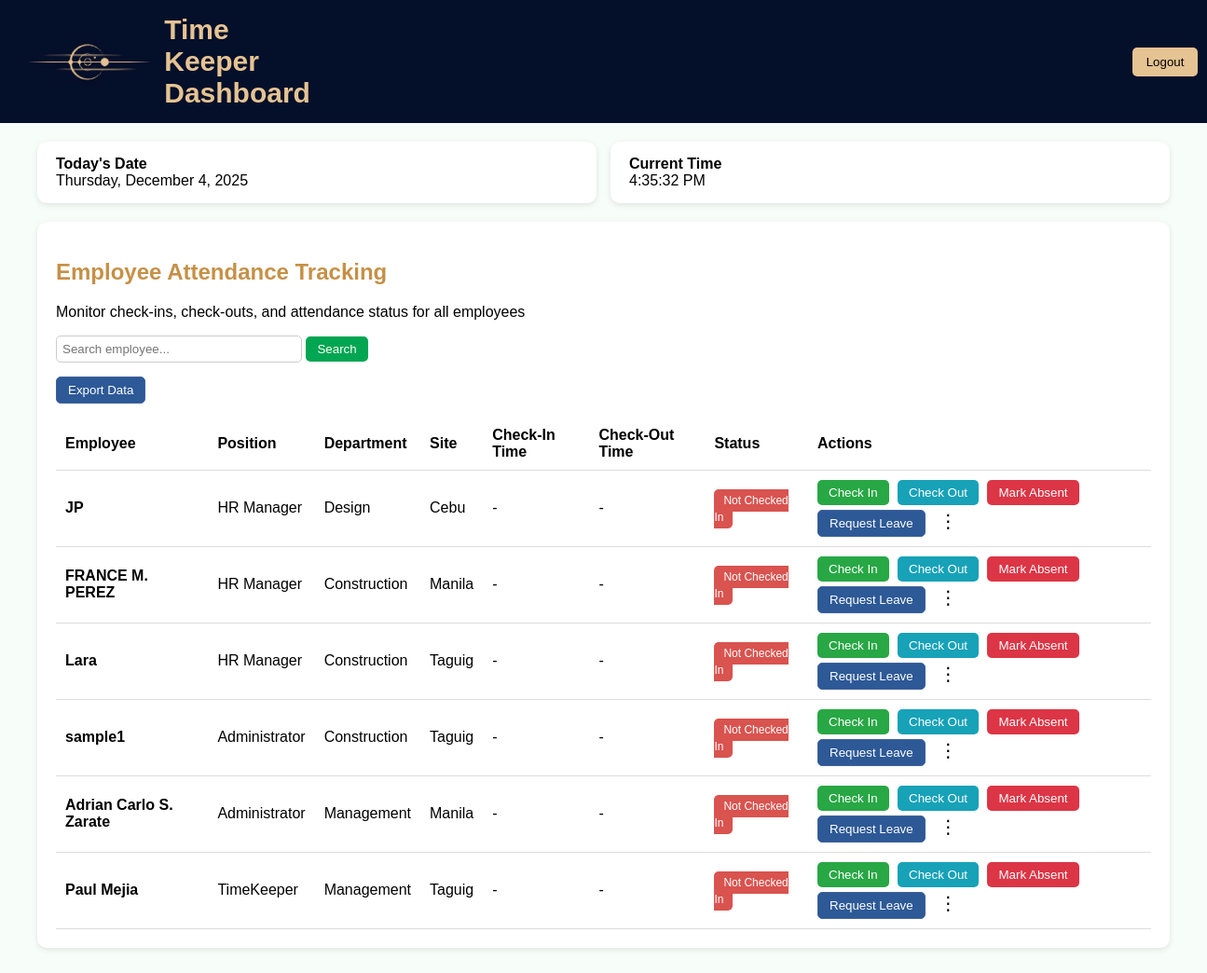
The app's page /Php/timekeeper.php with its own data.
### tables this page shows
CREATE TABLE `employees` (
  `id` int(11) NOT NULL,
  `name` varchar(100) NOT NULL,
  `position` varchar(100) NOT NULL,
  `department` varchar(50) NOT NULL,
  `site` varchar(50) NOT NULL,
  `salary` decimal(10,2) NOT NULL DEFAULT 0.00,
  `status` varchar(20) NOT NULL DEFAULT 'Active',
  `hire_date` date NOT NULL DEFAULT '2000-01-01'
);

### Php/timekeeper.php (the view, shortened to what this page needs)
<?php
$servername = "localhost";
$username   = "root";
$password   = "";
$dbname     = "rocelenrj_db";
$conn = new mysqli($servername, $username, $password, $dbname);
$today = date("Y-m-d");
$search = "";
$sql = "SELECT e.id, e.name, e.position, e.department, e.site,
               IFNULL(a.checkin_time, '-') AS checkin_time,
               IFNULL(a.checkout_time, '-') AS checkout_time,
               IFNULL(a.status, 'Not Checked In') AS status
        FROM employees e
        LEFT JOIN attendance a ON e.id=a.employee_id AND a.date='$today'";
$employees = $conn->query($sql);
?>
<!DOCTYPE html>
<html lang="en">
<head>
</head>
<body>
<header>
  <div class="LOGO">
  <img src="../Capstone pics/LOGO3.jpg" alt="Company Logo">
<h1>Time Keeper Dashboard </h1>
<div class="buttons">
<form method="post"><button name="action" value="logout">Logout</button></form>
</div>
</header>
<div class="container">
  <div class="top-boxes">
    <div class="top-box">
      <strong>Today's Date</strong><br>
      <span id="liveDate"></span>
    </div>
    <div class="top-box">
      <strong>Current Time</strong><br>
      <span id="liveClock"></span>
    </div>
  </div>
  <div class="card">
    <h2>Employee Attendance Tracking</h2>
    <p>Monitor check-ins, check-outs, and attendance status for all employees</p>
    <form method="get" class="search-bar">
      <input type="text" name="search" placeholder="Search employee..." value="<?= htmlspecialchars($search) ?>">
      <button type="submit">Search</button>
    </form>
    <button class="btn btn-outline" onclick="exportEmployeesPDF()">Export Data</button>
    <table>
      <thead>
        <tr>
          <th>Employee</th>
          <th>Position</th>
          <th>Department</th>
          <th>Site</th>
          <th>Check-In Time</th>
          <th>Check-Out Time</th>
          <th>Status</th>
          <th>Actions</th>
        </tr>
      </thead>
      <tbody>
      <?php while($emp = $employees->fetch_assoc()): ?>
        <tr>
          <td><strong><?= $emp['name'] ?></strong></td>
          <td><?= $emp['position'] ?></td>
          <td><?= $emp['department'] ?></td>
          <td><?= $emp['site'] ?></td>
          <td><?= $emp['checkin_time'] ?></td>
          <td><?= $emp['checkout_time'] ?></td>
          <td>
            <span class="status
              <?= $emp['status']=="Not Checked In"?'not-checked':'' ?>
              <?= $emp['status']=="Present"?'checked-in':'' ?>
              <?= $emp['status']=="Checked Out"?'checked-out':'' ?>
              <?= $emp['status']=="Absent"?'absent':'' ?>
            "><?= $emp['status'] ?></span>
          </td>
<td>
  <form method="post" style="display:inline;">
    <button class="btn btn-checkin" name="action" value="checkin">Check In</button>
  </form>
  <form method="post" style="display:inline;">
    <button class="btn btn-checkout" name="action" value="checkout">Check Out</button>
  </form>
  <form method="post" style="display:inline;">
    <button class="btn btn-absent" name="action" value="absent">Mark Absent</button>
  </form>
  <button class="btn btn-outline"
          onclick="openLeavePrompt(<?= $emp['id'] ?>, '<?= htmlspecialchars($emp['name'], ENT_QUOTES) ?>')">
    Request Leave
  </button>
  <div class="dropdown">
    <button class="dropdown-btn">⋮</button>
  </div>
</td>
        </tr>
      <?php endwhile; ?>
      </tbody>
    </table>
  </div>
</div>
</body>
</html>

### Php/timekeeper.php (style rules this page uses)
body { font-family: Arial, sans-serif; background: #f7fdf9; margin:0; padding:0; }
header { background:#040f2a; color:white; padding:15px 30px; display:flex; justify-content:space-between; align-items:center; }
.LOGO { display: flex; align-items: center; gap: 14px; }
.LOGO img { width: 150px; height: 48px; object-fit: contain; }
header h1 { margin:0; font-size:30px; color:#e5c392; }
header .buttons form { display:inline; }
header .buttons button { margin-left:850px; background:#e5c392; color:black; border:none; padding:8px 15px; border-radius:5px; cursor:pointer; }
.container { padding:20px 40px; }
.card { background:white; padding:20px; border-radius:10px; margin-bottom:20px; box-shadow:0 2px 6px rgba(0,0,0,0.1); }
h2 { color:#c69046ff; }
table { width:100%; border-collapse:collapse; margin-top:15px; }
table th, table td { padding:10px; text-align:left; border-bottom:1px solid #ddd; }
.status { padding:5px 10px; border-radius:5px; font-size:12px; color:white; }
.not-checked { background:#d9534f; }
.btn { border:none; padding:6px 12px; color:white; border-radius:5px; cursor:pointer; margin-right:5px; }
.btn-checkin { background:#28a745; }
.btn-checkout { background:#17a2b8; }
.btn-absent { background:#dc3545; }
.btn-outline { border:1px solid #41639dff; background:#2d5996ff; color:#fff; padding:6px 12px; border-radius:5px; cursor:pointer; }
.top-boxes { display:flex; justify-content:space-between; margin-bottom:20px; }
.top-box { background:white; padding:15px 20px; border-radius:10px; box-shadow:0 2px 6px rgba(0,0,0,0.1); flex:1; margin-right:15px; }
.top-box:last-child { margin-right:0; }
.search-bar { margin-bottom:15px; }
.search-bar input { padding:6px; width:250px; border-radius:5px; border:1px solid #ccc; }
.search-bar button { padding:6px 12px; border:none; border-radius:5px; background:#00a651; color:white; cursor:pointer; }
.dropdown { position: relative; display: inline-block; }
.dropdown-btn { background: none; border: none; font-size: 20px; cursor: pointer; padding: 5px; }

### records on screen
employees: name "JP", position "HR Manager", department "Design", site "Cebu", checkin_time "-", checkout_time "-", status "Not Checked In"
employees: name "FRANCE M. PEREZ", position "HR Manager", department "Construction", site "Manila", checkin_time "-", checkout_time "-", status "Not Checked In"
employees: name "Lara", position "HR Manager", department "Construction", site "Taguig", checkin_time "-", checkout_time "-", status "Not Checked In"
employees: name "sample1", position "Administrator", department "Construction", site "Taguig", checkin_time "-", checkout_time "-", status "Not Checked In"
employees: name "Adrian Carlo S. Zarate", position "Administrator", department "Management", site "Manila", checkin_time "-", checkout_time "-", status "Not Checked In"
employees: name "Paul Mejia", position "TimeKeeper", department "Management", site "Taguig", checkin_time "-", checkout_time "-", status "Not Checked In"
